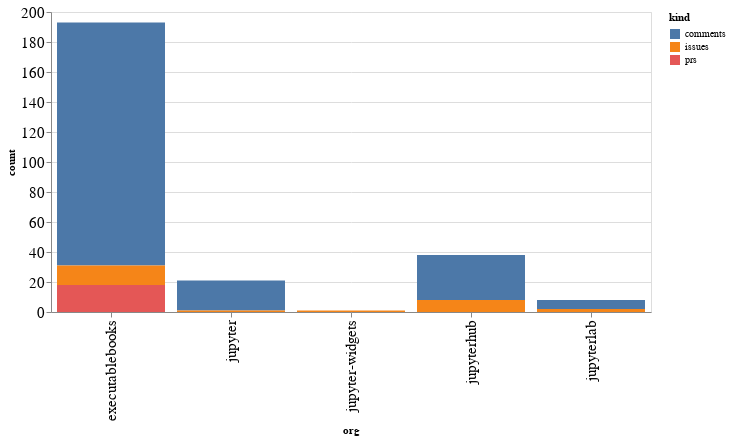

Here is the notebook cell this chart was saved with:
### Code cell
alt.Chart(org_summaries, width=600).mark_bar().encode(
    x='org',
    y='count',
    color='kind',
    tooltip="org"
)

### Figure 1 — Vega-Lite specification as saved in the notebook (floating-point values rounded to 4 significant figures)
{"config": {"axisLeft": {"labelFontSize": 15}, "axisBottom": {"labelFontSize": 15}}, "data": {"name": "data-221a388db8eb5634843efbbc12f4a428"}, "mark": "bar", "encoding": {"color": {"type": "nominal", "field": "kind"}, "tooltip": {"type": "nominal", "field": "org"}, "x": {"type": "nominal", "field": "org"}, "y": {"type": "quantitative", "field": "count"}}, "width": 600, "$schema": "https://vega.github.io/schema/vega-lite/v4.8.1.json", "datasets": {"data-221a388db8eb5634843efbbc12f4a428": [{"org": "executablebooks", "kind": "comments", "count": 162}, {"org": "executablebooks", "kind": "issues", "count": 13}, {"org": "executablebooks", "kind": "prs", "count": 18}, {"org": "jupyter", "kind": "comments", "count": 20}, {"org": "jupyter", "kind": "issues", "count": 1}, {"org": "jupyter-widgets", "kind": "issues", "count": 1}, {"org": "jupyterhub", "kind": "comments", "count": 30}, {"org": "jupyterhub", "kind": "issues", "count": 8}, {"org": "jupyterlab", "kind": "comments", "count": 6}, {"org": "jupyterlab", "kind": "issues", "count": 2}]}}
